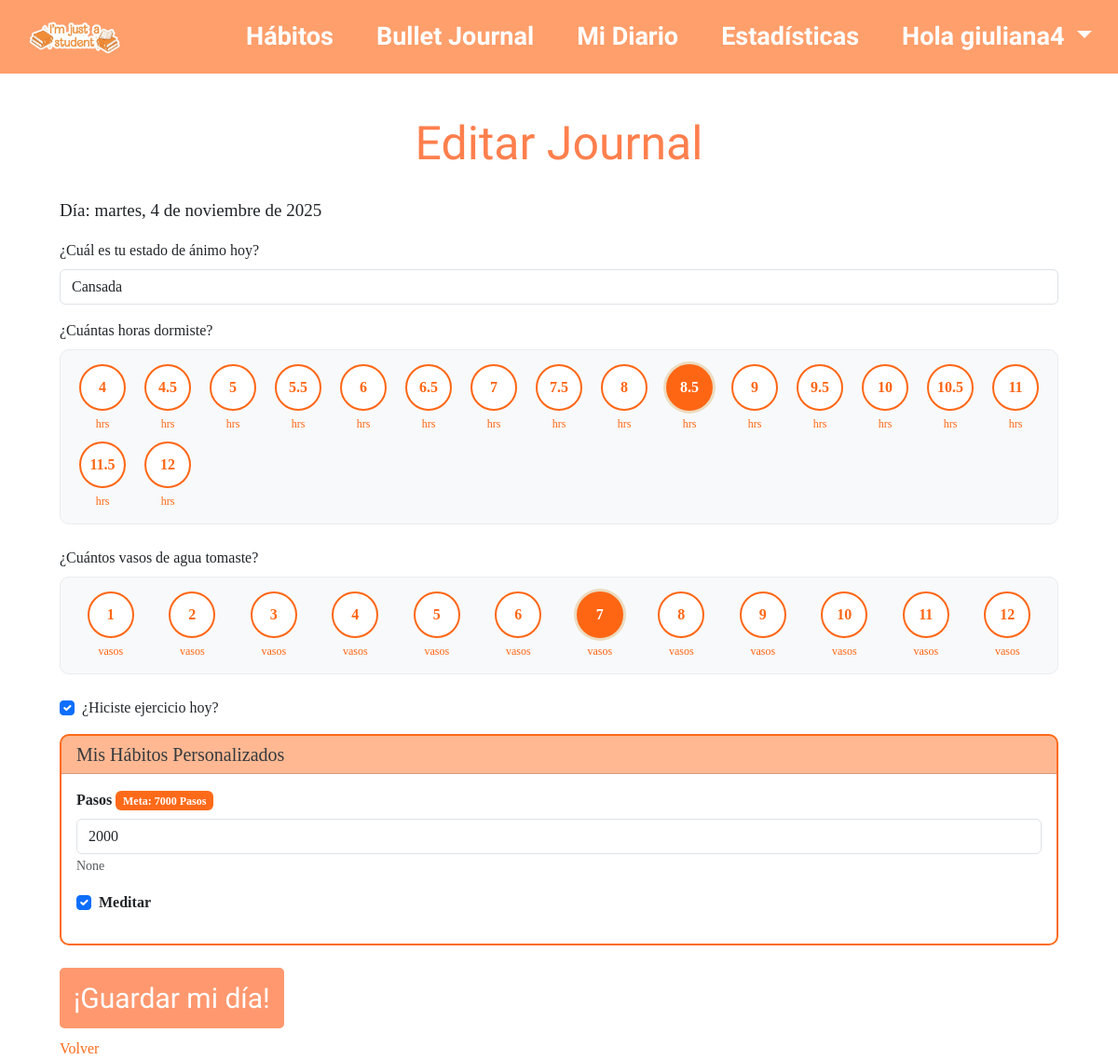
/journals/39/edit/ (signed in), run on the app's committed database.
### bullet_journal/models.py (models this page shows, shortened)
class Journal(models.Model):
    user = models.ForeignKey(User, on_delete=models.CASCADE)
    date = models.DateField()
    mood = models.CharField(max_length=50)
    sleep_hours = models.FloatField(null=True)
    water_glasses = models.IntegerField(null=True)
    exercise = models.BooleanField(default=False)
    image = models.ImageField(upload_to='journal_images/', null=True, blank=True)
    title = models.CharField(max_length=200, blank=True, null=True)
    diary_entry = models.TextField(blank=True, null=True)
    diary_image = models.ImageField(upload_to='diary_images/', null=True, blank=True)
    custom_habits_data = models.JSONField(default=dict, blank=True)
    class Meta:
        unique_together = ('user', 'date')

class CustomHabit(models.Model):
    TYPE_CHOICES = [
        ('boolean', 'Sí/No'),
        ('integer', 'Número'),
    ]
    user = models.ForeignKey(User, on_delete=models.CASCADE, related_name='custom_habits')
    name = models.CharField(max_length=100)
    description = models.TextField(blank=True, null=True)
    type = models.CharField(max_length=10, choices=TYPE_CHOICES)
    created_at = models.DateTimeField(auto_now_add=True)
    is_active = models.BooleanField(default=True)
    goal_value = models.IntegerField(null=True, blank=True)  # Valor objetivo (si aplica)
    unit = models.CharField(max_length=20, blank=True, null=True)  #
    class Meta:
        unique_together = ('user', 'name')
        ordering = ['-created_at']

### bullet_journal/views/journal_views.py (the view, shortened to what this page needs)
# urls.py: path('journals/<int:pk>/edit/', journal_edit, name='journal_edit'),
@login_required
def journal_edit(request, pk):
    journal = get_object_or_404(Journal, pk=pk, user=request.user)
    user_habits = CustomHabit.objects.filter(user=request.user, is_active=True)
    print(f"🔍 DEBUG: GET - Journal custom_habits_data: {journal.custom_habits_data}")  # NUEVO DEBUG
    for habit in user_habits:
        field_name = f'habit_{habit.id}'
        if journal.custom_habits_data and field_name in journal.custom_habits_data:
            habit.current_value = journal.custom_habits_data[field_name]
            print(f"🔍 DEBUG: {habit.name} valor actual: {habit.current_value}")  # NUEVO DEBUG
        else:
            habit.current_value = None
            print(f"🔍 DEBUG: {habit.name} sin valor previo")  # NUEVO DEBUG
    sleep_hours_options = [4, 4.5, 5, 5.5, 6, 6.5, 7, 7.5, 8, 8.5, 9, 9.5, 10, 10.5, 11, 11.5, 12]
    water_glasses_options = list(range(1, 13))  # [1, 2, 3, ..., 12]
    return render(request, 'bullet_journal/journal/edit_journal.html', {
        'journal': journal,
        'custom_habits': user_habits,
        'sleep_hours_options': sleep_hours_options,  # ← AGREGAR
        'water_glasses_options': water_glasses_options,  # ← AGREGAR
    })

### bullet_journal/templates/bullet_journal/journal/edit_journal.html (shortened to what this page needs)
{% extends "header.html" %}
{% block contenido %}
<div class="container mt-5">
    <div class="journal-form">
        <h1>Editar Journal</h1>
        <form method="post" enctype="multipart/form-data">
                {% load i18n %}
                {% language 'es' %}
                <p style="font-size: 19px">Día: {{ journal.date|date:"l, j \\d\\e F \\d\\e Y" }}</p>
                {% endlanguage %}
            <div class="mb-3">
                <label for="mood" class="form-label">¿Cuál es tu estado de ánimo hoy?</label>
                <input type="text" class="form-control" id="mood" name="mood" maxlength="50"
                    value="{{ journal.mood }}">
            </div>
            <div class="mb-4">
                <label class="form-label">¿Cuántas horas dormiste?</label>
                <div class="sleep-selector">
                    <div class="hours-grid">
                        {% for hour in sleep_hours_options %}
                        <div class="hour-option" data-value="{{ hour }}">
                            <div class="hour-circle">
                                <span>{{ hour }}</span>
                            </div>
                            <small>hrs</small>
                        </div>
                        {% endfor %}
                    </div>
                </div>
            </div>
            <div class="mb-4">
                <label class="form-label">¿Cuántos vasos de agua tomaste?</label>
                <div class="water-selector">
                    <div class="glasses-grid">
                        {% for glass in water_glasses_options %}
                        <div class="glass-option" data-value="{{ glass }}">
                            <div class="glass-circle">
                                <span>{{ glass }}</span>
                            </div>
                            <small>vasos</small>
                        </div>
                        {% endfor %}
                    </div>
                </div>
            </div>
            <div class="mb-3 form-check">
                <input type="checkbox" class="form-check-input form-check-input-orange" id="exercise" name="exercise"
                       {% if journal.exercise %}checked{% endif %}>
                <label class="form-check-label" for="exercise">¿Hiciste ejercicio hoy?</label>
            </div>
            {% if custom_habits %}
            <div class="card mb-4 border-orange">
                <div class="card-header bg-orange-light">
                    <h5 class="mb-0">Mis Hábitos Personalizados</h5>
                </div>
                <div class="card-body">
                    {% for habit in custom_habits %}
                    <div class="mb-3">
                        {% if habit.type == 'boolean' %}
                            <div class="form-check">
                                <input type="checkbox"
                                    class="form-check-input form-check-input-orange"
                                    id="habit_{{ habit.id }}"
                                    name="habit_{{ habit.id }}"
                                    {% if habit.current_value %}checked{% endif %}>
                                <label class="form-check-label" for="habit_{{ habit.id }}">
                                    <strong>{{ habit.name }}</strong>
                                </label>
                            </div>
                        {% elif habit.type == 'integer' %}
                            <label for="habit_{{ habit.id }}" class="form-label">
                                <strong>{{ habit.name }}</strong>
                                {% if habit.goal_value %}
                                    <span class="badge badge-orange">
                                        Meta: {{ habit.goal_value }}{% if habit.unit %} {{ habit.unit }}{% endif %}
                                    </span>
                                {% endif %}
                            </label>
                            <input
                                type="number"
                                class="form-control"
                                id="habit_{{ habit.id }}"
                                name="habit_{{ habit.id }}"
                                min="0"
                                value="{{ habit.current_value|default:'' }}"
                                placeholder="{{ habit.goal_value|default:0 }} {% if habit.unit %}{{ habit.unit }}{% endif %}">
                            {% if habit.description %}
                                <small class="form-text text-muted">{{ habit.description }}</small>
                            {% endif %}
                        {% endif %}
                    </div>
                    {% endfor %}
                </div>
            </div>
            {% endif %}
            <button type="submit" class="btn btn-primary">¡Guardar mi día!</button>
        </form>
        <a href="{% url 'journal_list' %}" class="link-orange">Volver</a>
    </div>
</div>
{% endblock contenido %}

### bullet_journal/templates/header.html (shortened to what this page needs)
{% load static %}
<!DOCTYPE html>
<html lang="es">
<head>
    <link href="https://cdn.jsdelivr.net/npm/bootstrap@5.3.3/dist/css/bootstrap.min.css" rel="stylesheet">
    <link rel="stylesheet" href="https://cdn.jsdelivr.net/npm/bootstrap-icons/font/bootstrap-icons.css">
    <link rel="stylesheet" href="{% static 'bullet_journal/css/styles.css' %}">
</head>
<body>
<header>
<nav class="navbar navbar-expand-lg navbar-light custom-header">
  <div class="container-fluid">
    <a class="navbar-brand" href="{% url 'home' %}">
      <img src="{% static 'bullet_journal/images/logo1.png' %}" alt="Logo" class="logo-img">
    </a>
    <div class="collapse navbar-collapse" id="navbarContent">
      <ul class="navbar-nav ms-auto nav-links">
        <li class="nav-item"><a class="nav-link" href="{% url 'manage_habits' %}">Hábitos</a></li>
        <li class="nav-item"><a class="nav-link" href="{% url 'journal_list' %}">Bullet Journal</a></li>
        <li class="nav-item"><a class="nav-link" href="{% url 'diary_list' %}">Mi Diario</a></li>
        <li class="nav-item"><a class="nav-link" href="{% url 'stadistics' %}">Estadísticas</a></li>
        {% if user.is_authenticated %}
        <li class="nav-item dropdown">
          <a class="nav-link dropdown-toggle" href="#" data-bs-toggle="dropdown">
            Hola {{ user.username }}
          </a>
        </li>
        {% else %}
        <li class="nav-item"><a class="nav-link" href="{% url 'users:login' %}">Iniciar sesión</a></li>
        {% endif %}
      </ul>
    </div>
  </div>
</nav>
</header>
<main class="container py-4">
    {% block contenido %}{% endblock %}
</main>
</body>
</html>

### bullet_journal/static/bullet_journal/css/styles.css (style rules this page uses)
* { margin: 0; padding: 0; box-sizing: border-box; }
.journal-form { height: 100vh; margin: 0; font-family: 'Times New Roman', Times, serif; padding: 10px; padding-top: 0; }
.journal-form .btn.btn-primary { text-align: center; font-family: "Amatic SC", sans-serif; color: white; font-size: 30px; margin-bottom: 10px; }
h1 { margin-top: 80px; padding: 20px; font-family: 'Dancing Script', cursive; color: #ff7f4d; font-size: 50px; text-align: center; }
.btn.btn-primary { font-family: 'Times New Roman', Times, serif; font-size: 19px; background-color: #ff986f; color: white; border: none; padding: 10px 15px; border-radius: 5px; text-align: center; justify-content: center; }
:root { --cell: 28px; --gap: 2px; --border: #333; font-family: Arial, sans-serif; }
.badge-orange { background-color: #ff6a19 !important; color: white !important; }
.border-orange { border: 2px solid #ff6a19 !important; border-radius: 10px !important; }
.link-orange { color: #ff6a19 !important; text-decoration: none; font-family: 'Times New Roman', Times, serif; text-align: center; }
.bg-orange-light { background-color: #ff6a1986 !important; opacity: 0.9; }
.custom-header { background-color: #ff9f6c; color: white; padding: 0 8px !important; position: fixed; top: 0; left: 0; width: 100%; z-index: 1000; align-items: center; overflow: visible; }
.logo-img { width: 120px; height: auto; padding: 0%; }
.nav-links { list-style: none; display: flex; gap: 30px; align-items: center; }
.nav-links a, .dropdown-item { text-decoration: none; color: white !important; font-weight: bold; font-family: 'Amatic SC', cursive; font-size: 27px; }

### bullet_journal/templates/bullet_journal/journal/edit_journal.html (style rules this page uses)
.sleep-selector, .water-selector { padding: 15px; background-color: #f8f9fa; border-radius: 10px; border: 1px solid #e9ecef; }
.hours-grid, .glasses-grid { display: grid; grid-template-columns: repeat(auto-fit, minmax(60px, 1fr)); gap: 10px; max-width: 100%; }
.hour-option, .glass-option { display: flex; flex-direction: column; align-items: center; cursor: pointer; transition: all 0.3s ease; }
.hour-circle, .glass-circle { width: 50px; height: 50px; border-radius: 50%; display: flex; align-items: center; justify-content: center; font-weight: bold; transition: all 0.3s ease; border: 2px solid #dee2e6; background-color: white; margin-bottom: 5px; }
.hour-circle { color: #ff6614; border-color: #ff6614; }
.hour-option.selected .hour-circle { background-color: #ff6614; color: white; box-shadow: 0 0 0 3px rgba(207, 154, 56, 0.3); }
.glass-circle { color: #ff6614; border-color: #ff6614; }
.glass-option.selected .glass-circle { background-color: #ff6614; color: white; box-shadow: 0 0 0 3px rgba(207, 154, 56, 0.3); }
.hour-option small, .glass-option small { color: #ff6614; font-size: 0.75rem; }

### data on the page
Journal: date "martes, 4 de noviembre de 2025", mood "Cansada", exercise "☑"
CustomHabit: name "Pasos", goal_value "7000", unit "Pasos", current_value "2000", description "None"
CustomHabit: id "☑", name "Meditar"

### other printed values
{{ user.username }} "giuliana4"
{{ hour }} "4" "4.5" "5" "5.5" "6" "6.5" "7" "7.5" "8" "8.5" "9" "9.5" "10" "10.5" "11" "11.5" "12"
{{ glass }} "1" "2" "3" "4" "5" "6" "7" "8" "9" "10" "11" "12"
